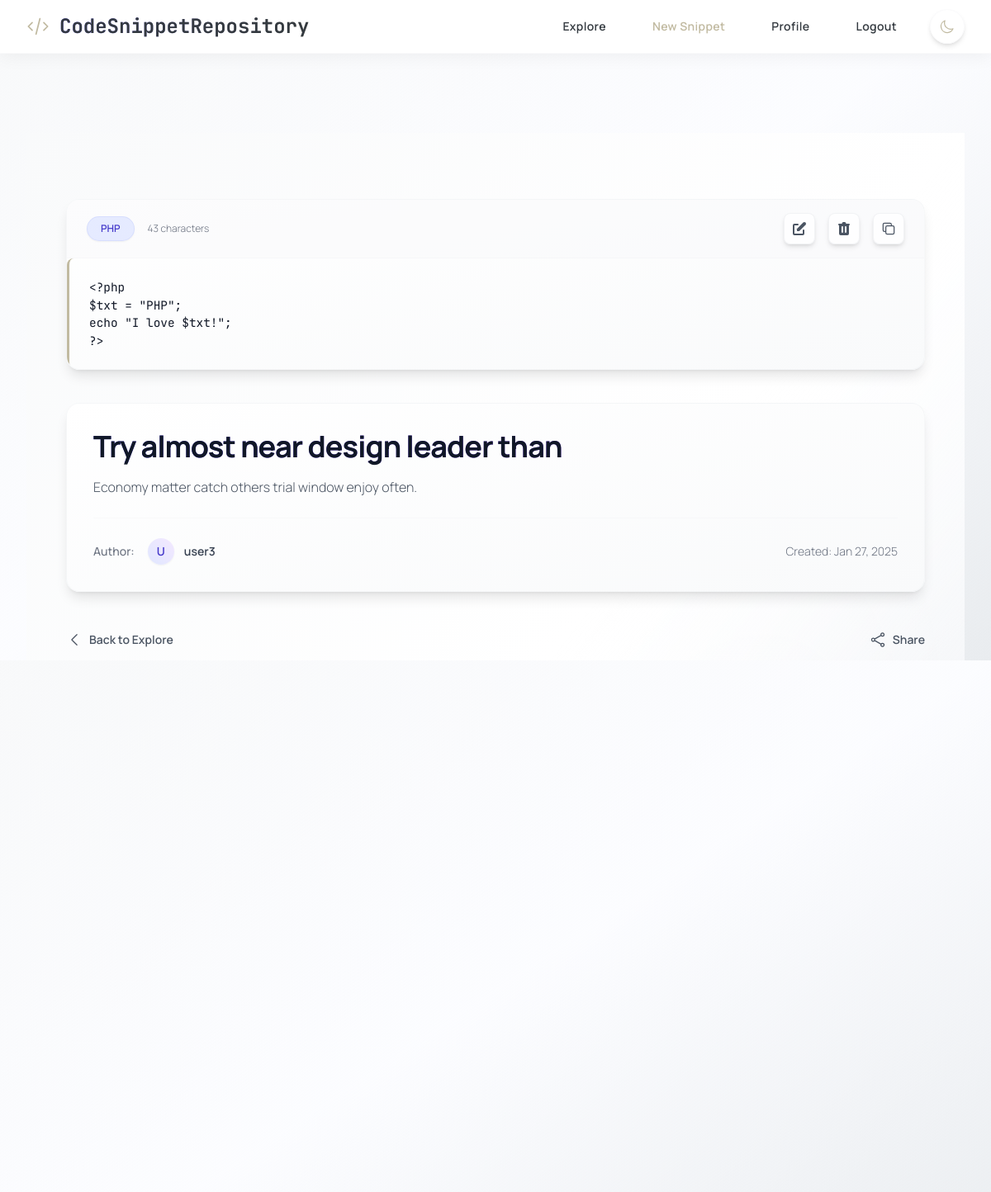
Page /snippet/15 (signed in) on the committed database.
### tables this page shows
CREATE TABLE snippets (
                id INTEGER PRIMARY KEY AUTOINCREMENT,
                user_id INTEGER NOT NULL,
                title TEXT NOT NULL,
                code TEXT NOT NULL,
                language TEXT NOT NULL,
                description TEXT,
                is_private INTEGER DEFAULT 0,
                views INTEGER DEFAULT 0,
                created_at TIMESTAMP DEFAULT CURRENT_TIMESTAMP,
                updated_at TIMESTAMP DEFAULT CURRENT_TIMESTAMP,
                FOREIGN KEY (user_id) REFERENCES users(id) ON DELETE CASCADE
            );

CREATE TABLE users (
                id INTEGER PRIMARY KEY AUTOINCREMENT,
                username TEXT UNIQUE NOT NULL,
                email TEXT UNIQUE NOT NULL,
                password TEXT NOT NULL,
                profile_picture TEXT,
                bio TEXT,
                age INTEGER,
                dob TEXT,
                profession TEXT,
                profile_setup INTEGER DEFAULT 0,
                created_at TIMESTAMP DEFAULT CURRENT_TIMESTAMP,
                join_date TIMESTAMP DEFAULT CURRENT_TIMESTAMP,
                full_name TEXT,
                status TEXT,
                experience REAL,
                education TEXT,
                skills TEXT,
                country TEXT,
                website TEXT
            );

### app.py (the view, shortened to what this page needs)
@app.route('/snippet/<int:id>')
def view_snippet(id):
    user_id = get_current_user_id()
    if not user_id:
        flash('Please login first.', 'error')
        return redirect(url_for('login'))
    conn = get_db()
    try:
        snippet = conn.execute('''
            SELECT s.*, u.username AS owner_username
            FROM snippets s
            JOIN users u ON s.user_id = u.id
            WHERE s.id = ? AND (s.user_id = ? OR s.is_private = 0)
        ''', (id, user_id)).fetchone()
        if snippet is None:
            flash('Snippet not found or you do not have permission to view it.', 'error')
            return redirect(url_for('profile')) # Or explore?
        snippet_data = dict(snippet)
        snippet_data['created_at'] = parse_db_date(snippet_data.get('created_at'))
        snippet_data['updated_at'] = parse_db_date(snippet_data.get('updated_at'))
        return render_template('view_snippet.html', snippet=snippet_data) # Pass dict
    except sqlite3.Error as e:
        conn.rollback() # Rollback view count if it was attempted before error
        app.logger.error(f"DB Error viewing snippet {id} for user {user_id}: {e}")
        flash('Error loading snippet.', 'error')
        return redirect(url_for('profile'))

### app.py (called while the page is built)
def parse_db_date(date_str):
    if not date_str:
        return None
    try:
        return datetime.strptime(date_str, '%Y-%m-%d %H:%M:%S')
    except (ValueError, TypeError) as e:
        try:
            app.logger.warning(f"Could not parse date string '{date_str}': {e}")
        except RuntimeError: # Handle cases outside app context if necessary
            print(f"Warning: Could not parse date string '{date_str}': {e}")
        return None # Return None if parsing fails

def get_db():
    db = getattr(g, '_database', None)
    if db is None:
        db_path = os.path.join(app.root_path, DATABASE) # Construct path safely
        try:
             db = g._database = sqlite3.connect(db_path)
             db.row_factory = sqlite3.Row # Use Row factory
        except sqlite3.Error as e:
            app.logger.error(f"Database connection error: {e}") # Use app logger
            raise # Reraise the error
    return db

@app.teardown_appcontext
def close_connection(exception):
    db = getattr(g, '_database', None)
    if db is not None:
        try:
            db.close()
        except sqlite3.Error as e:
             app.logger.error(f"Error closing database connection: {e}") # Use app logger

def get_current_user_id():
    return session.get('user_id')

### templates/view_snippet.html (shortened to what this page needs)
{% extends "base.html" %}
{% block content %}
<div class="min-h-screen bg-gradient-to-br from-gray-50 via-white to-indigo-50/20 dark:from-gray-900 dark:via-gray-950 dark:to-indigo-900/30 text-gray-900 dark:text-gray-100 font-['Manrope',_sans-serif] antialiased py-16 sm:py-20 relative isolate overflow-hidden">
    <div class="absolute inset-0 -z-10 bg-[radial-gradient(ellipse_at_center,_rgba(255,255,255,0.15)_0%,_rgba(0,0,0,0)_70%)] dark:bg-[radial-gradient(ellipse_at_center,_rgba(79,70,229,0.1)_0%,_rgba(0,0,0,0)_70%)] page-texture" aria-hidden="true"></div>
    <div class="max-w-6xl mx-auto px-4 sm:px-6 lg:px-12 xl:px-16">
        <div class="bg-gradient-to-br from-white to-gray-50 dark:from-gray-900 dark:to-indigo-950/30 rounded-2xl shadow-lg border border-gray-200/30 dark:border-indigo-900/30 overflow-hidden mb-10 backdrop-blur-sm">
            <div class="flex flex-wrap justify-between items-center gap-4 px-6 py-4 border-b border-gray-200/20 dark:border-indigo-900/30 bg-gray-50/50 dark:bg-indigo-950/20">
                <div class="flex items-center gap-4">
                    <span class="snippet-language inline-flex items-center px-4 py-1.5 rounded-full text-xs font-semibold bg-indigo-100/80 dark:bg-indigo-900/80 text-indigo-700 dark:text-indigo-300 border border-indigo-200/50 dark:border-indigo-800/50 shadow-sm">
                        {{ snippet['language'] | default('?') }}
                    </span>
                    <span class="text-xs text-gray-500 dark:text-gray-400 font-light hidden sm:inline">
                        {{ snippet['code'] | length if snippet['code'] else 0 }} characters
                    </span>
                </div>
                <div class="flex items-center space-x-4">
                    {% if session['user_id'] == snippet['user_id'] %}
                        <a href="{{ url_for('edit_snippet', id=snippet['id']) }}" title="Edit Snippet" class="group inline-flex items-center p-2 text-gray-600 dark:text-gray-400 bg-white/80 dark:bg-gray-900/80 hover:bg-indigo-100 dark:hover:bg-indigo-900 border border-gray-200/50 dark:border-indigo-900/50 rounded-lg shadow-md hover:shadow-lg transition-all duration-300 ease-out transform hover:scale-105">
                        </a>
                        <form action="{{ url_for('delete_snippet', id=snippet['id']) }}" method="POST" class="inline" onsubmit="return confirm('Are you sure you want to delete this snippet permanently?');">
                            <button type="submit" title="Delete Snippet" class="group inline-flex items-center p-2 text-gray-600 dark:text-gray-400 bg-white/80 dark:bg-gray-900/80 hover:bg-red-100 dark:hover:bg-red-900/50 border border-gray-200/50 dark:border-indigo-900/50 rounded-lg shadow-md hover:shadow-lg transition-all duration-300 ease-out transform hover:scale-105">
                            </button>
                        </form>
                    {% endif %}
                    <button type="button" id="copy-button" title="Copy Code" class="group inline-flex items-center p-2 text-gray-600 dark:text-gray-400 bg-white/80 dark:bg-gray-900/80 hover:bg-indigo-100 dark:hover:bg-indigo-900 border border-gray-200/50 dark:border-indigo-900/50 rounded-lg shadow-md hover:shadow-lg transition-all duration-300 ease-out transform hover:scale-105">
                    </button>
                </div>
            </div>
            <div class="code-block-wrapper overflow-x-auto scrollbar-thin">
                <pre class="line-numbers !m-0 !p-6 bg-transparent"><code id="codeBlock" class="language-{{ snippet['language'] | default('plain') }}">{{ snippet['code'] }}</code></pre>
            </div>
        </div>
        <section aria-labelledby="snippet-details-heading" class="bg-gradient-to-br from-white to-gray-50 dark:from-gray-900 dark:to-indigo-950/30 p-8 rounded-2xl shadow-lg border border-gray-200/30 dark:border-indigo-900/30 backdrop-blur-sm">
            <h1 id="snippet-details-heading" class="text-3xl sm:text-4xl font-bold text-gray-900 dark:text-white mb-4 bg-clip-text bg-gradient-to-r from-indigo-600 to-purple-600 dark:from-indigo-400 dark:to-purple-400 tracking-tight">
                {{ snippet['title'] | default('Snippet') }}
            </h1>
            {% if snippet['description'] %}
                <div class="text-gray-600 dark:text-gray-300 text-base font-light leading-relaxed mb-6 prose prose-indigo dark:prose-invert max-w-none">
                    {{ snippet['description'] | safe }}
                </div>
            {% endif %}
            <div class="flex flex-col sm:flex-row justify-between items-start sm:items-center gap-4 text-sm border-t border-gray-200/20 dark:border-indigo-900/30 pt-6">
                <div class="flex items-center space-x-4">
                    <span class="text-gray-500 dark:text-gray-400 font-medium">Author:</span>
                    <a href="{{ url_for('profile', username=snippet['owner_username']) }}" class="inline-flex items-center gap-3 group">
                        <span class="h-8 w-8 rounded-full bg-gradient-to-tr from-indigo-100 to-purple-100 dark:from-indigo-800 dark:to-purple-800 text-indigo-700 dark:text-indigo-300 text-sm font-semibold flex items-center justify-center group-hover:ring-2 group-hover:ring-indigo-400 transition-all duration-200 shadow-sm">
                            {{ snippet['owner_username'][0]|upper if snippet['owner_username'] else '?' }}
                        </span>
                        <span class="font-semibold text-gray-700 dark:text-gray-200 group-hover:text-indigo-600 dark:group-hover:text-indigo-400 transition-colors">
                            {{ snippet['owner_username'] | default('Unknown') }}
                        </span>
                    </a>
                </div>
                <span class="text-gray-500 dark:text-gray-400 font-light flex-shrink-0">
                    Created: {{ snippet['created_at'].strftime('%b %d, %Y') if snippet['created_at'] else 'Unknown Date' }}
                </span>
            </div>
        </section>
        <nav class="mt-12 flex justify-between items-center">
            <a href="{{ url_for('explore') }}" class="inline-flex items-center text-sm font-semibold text-gray-600 dark:text-gray-400 hover:text-indigo-600 dark:hover:text-indigo-400 transition-colors group">
                <svg xmlns="http://www.w3.org/2000/svg" class="h-5 w-5 mr-2 group-hover:-translate-x-1 transition-transform duration-200" fill="none" viewBox="0 0 24 24" stroke-width="1.5" stroke="currentColor"><path stroke-linecap="round" stroke-linejoin="round" d="M15.75 19.5L8.25 12l7.5-7.5" /></svg>
                Back to Explore
            </a>
            {% if 'user_id' in session %}
                <button type="button" id="share-button" aria-label="Share snippet" class="inline-flex items-center text-sm font-semibold text-gray-600 dark:text-gray-400 hover:text-indigo-600 dark:hover:text-indigo-400 transition-colors group">
                    <span class="button-text">Share</span>
                </button>
            {% endif %}
        </nav>
    </div>
</div>
{% endblock %}

### templates/base.html (style rules this page uses)
html, body { height: 100%; margin: 0; padding: 0; overflow-y: auto; }
pre { background-color: #FFFFFF/90; border-left: 3px solid #C1BAA1; border-radius: 0.5rem; padding: 1.25rem; margin: 1rem 0; font-family: 'JetBrains Mono', monospace; font-size: 0.9rem; transition: all 0.3s ease-out; }

### rows in the picture
snippets: language "PHP", code "<?php $txt = \"PHP\"; echo \"I love $txt!\"; ?>", title "Try almost near design leader than", description "Economy matter catch others trial window enjoy often.", created_at "Jan 27, 2025"
users: username "U", owner_username "user3"

### other values in the picture
{{ snippet['code'] | length if snippet['code'] else 0 }} "43"
